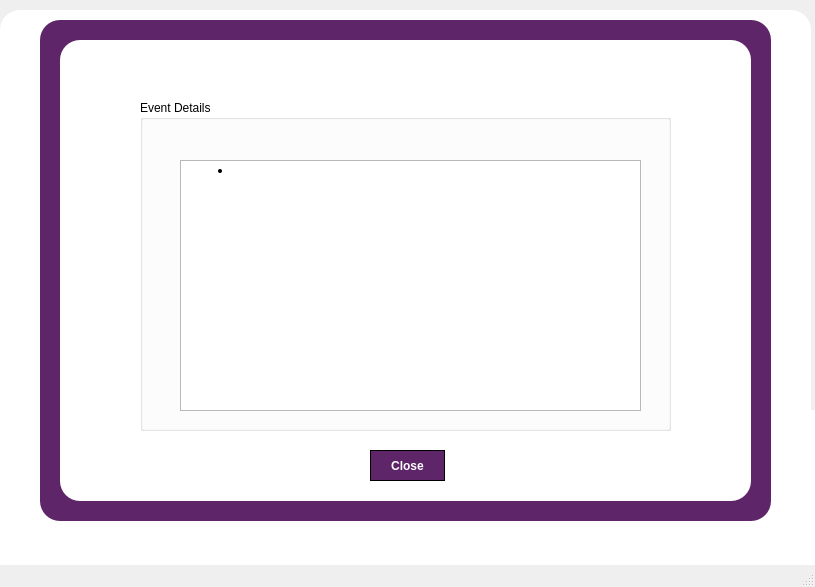
<?xml version="1.0" encoding="UTF-8"?>
<ui version="4.0">
 <class>MainWindow</class>
 <widget class="QMainWindow" name="MainWindow">
  <property name="geometry">
   <rect>
    <x>0</x>
    <y>0</y>
    <width>815</width>
    <height>587</height>
   </rect>
  </property>
  <property name="windowTitle">
   <string>MainWindow</string>
  </property>
  <property name="styleSheet">
   <string notr="true">


QLabel {
  color:#5e2568;
	
	font: 10pt &quot;Arial Nova&quot;;
}

QLineEdit {
  border-radius: 8px;
  border: 1px solid #e0e4e7;
  padding: 0px 15px;
}

QLineEdit:focus 
{
  border: 1px solid #d0e3ff;
}

QPushButton {
  font: 10pt &quot;Nirmala UI&quot;;
  background-color: #5e2568;
  color: #fff;
  font-weight: 600;
  border-radius: 100px;
  border: 1px solid;
  padding: 5px 15px;
  margin-top: 10px;
  outline: 0px;
}

QPushButton:hover,	
QPushButton:focus 
{
  border: 3px solid #9d00ff;
}



</string>
  </property>
  <widget class="QWidget" name="centralwidget">
   <widget class="QGroupBox" name="groupBox">
    <property name="geometry">
     <rect>
      <x>140</x>
      <y>100</y>
      <width>531</width>
      <height>331</height>
     </rect>
    </property>
    <property name="title">
     <string>Event Details</string>
    </property>
    <widget class="QLabel" name="label">
     <property name="geometry">
      <rect>
       <x>40</x>
       <y>25</y>
       <width>291</width>
       <height>21</height>
      </rect>
     </property>
     <property name="font">
      <font>
       <family>Arial Nova</family>
       <pointsize>10</pointsize>
       <weight>50</weight>
       <italic>false</italic>
       <bold>false</bold>
      </font>
     </property>
     <property name="text">
      <string/>
     </property>
    </widget>
    <widget class="QTextEdit" name="textEdit">
     <property name="geometry">
      <rect>
       <x>40</x>
       <y>60</y>
       <width>461</width>
       <height>251</height>
      </rect>
     </property>
     <property name="html">
      <string>&lt;!DOCTYPE HTML PUBLIC &quot;-//W3C//DTD HTML 4.0//EN&quot; &quot;http://www.w3.org/TR/REC-html40/strict.dtd&quot;&gt;
&lt;html&gt;&lt;head&gt;&lt;meta name=&quot;qrichtext&quot; content=&quot;1&quot; /&gt;&lt;style type=&quot;text/css&quot;&gt;
p, li { white-space: pre-wrap; }
&lt;/style&gt;&lt;/head&gt;&lt;body style=&quot; font-family:'MS Shell Dlg 2'; font-size:7.8pt; font-weight:400; font-style:normal;&quot;&gt;
&lt;ul style=&quot;margin-top: 0px; margin-bottom: 0px; margin-left: 0px; margin-right: 0px; -qt-list-indent: 1;&quot;&gt;&lt;li style=&quot;-qt-paragraph-type:empty; margin-top:0px; margin-bottom:12px; margin-left:0px; margin-right:0px; -qt-block-indent:0; text-indent:0px;&quot;&gt;&lt;br /&gt;&lt;/li&gt;&lt;/ul&gt;&lt;/body&gt;&lt;/html&gt;</string>
     </property>
    </widget>
   </widget>
   <widget class="QPushButton" name="pushButton">
    <property name="geometry">
     <rect>
      <x>370</x>
      <y>440</y>
      <width>75</width>
      <height>41</height>
     </rect>
    </property>
    <property name="text">
     <string>Close</string>
    </property>
   </widget>
   <widget class="QWidget" name="widget" native="true">
    <property name="geometry">
     <rect>
      <x>60</x>
      <y>40</y>
      <width>691</width>
      <height>461</height>
     </rect>
    </property>
    <property name="styleSheet">
     <string notr="true">background-color: rgb(255, 255, 255);
border-radius: 20px </string>
    </property>
   </widget>
   <widget class="QWidget" name="widget_2" native="true">
    <property name="geometry">
     <rect>
      <x>40</x>
      <y>20</y>
      <width>731</width>
      <height>501</height>
     </rect>
    </property>
    <property name="styleSheet">
     <string notr="true">background-color: rgb(94, 37, 104);
border-radius: 20px </string>
    </property>
   </widget>
   <widget class="QWidget" name="widget_3" native="true">
    <property name="geometry">
     <rect>
      <x>790</x>
      <y>410</y>
      <width>691</width>
      <height>461</height>
     </rect>
    </property>
    <property name="styleSheet">
     <string notr="true">background-color: rgb(255, 255, 255);
border-radius: 20px </string>
    </property>
   </widget>
   <widget class="QWidget" name="widget_4" native="true">
    <property name="geometry">
     <rect>
      <x>0</x>
      <y>10</y>
      <width>811</width>
      <height>601</height>
     </rect>
    </property>
    <property name="styleSheet">
     <string notr="true">background-color: rgb(255, 255, 255);
border-radius: 20px </string>
    </property>
   </widget>
   <zorder>widget_4</zorder>
   <zorder>widget_2</zorder>
   <zorder>widget</zorder>
   <zorder>groupBox</zorder>
   <zorder>pushButton</zorder>
   <zorder>widget_3</zorder>
  </widget>
  <widget class="QMenuBar" name="menubar">
   <property name="geometry">
    <rect>
     <x>0</x>
     <y>0</y>
     <width>815</width>
     <height>26</height>
    </rect>
   </property>
  </widget>
  <widget class="QStatusBar" name="statusbar"/>
 </widget>
 <resources/>
 <connections/>
</ui>
